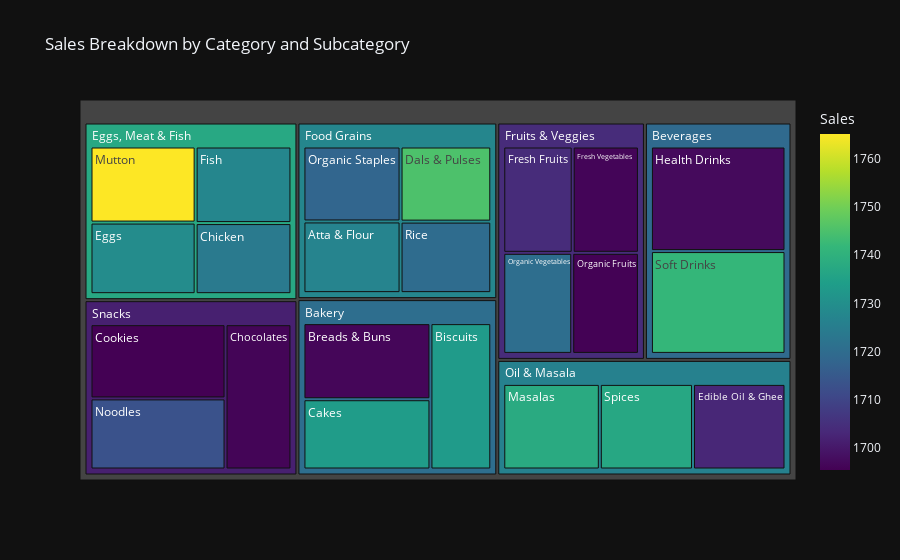

Notebook cell for this chart:
### Code cell
fig = px.treemap(df, path=['Category', 'Sub Category'], values='Sales',
                 title='Sales Breakdown by Category and Subcategory',
                 color='Sales', color_continuous_scale='Viridis')
fig.show()

### Figure 1 — Plotly figure (JSON) as saved in the notebook; plotly's stock layout.template omitted (floating-point values rounded to 4 significant figures)
{"data": [{"branchvalues": "total", "customdata": [[1738.0], [1697.0], [1727.0], [1696.0], [1718.0], [1704.0], [1733.0], [1734.0], [1696.0], [1729.0], [1695.0], [1724.0], [1703.0], [1765.0], [1742.0], [1745.0], [1721.0], [1713.0], [1695.0], [1728.0], [1737.0], [1720.0], [1696.0], [1726.0], [1719.0], [1727.0], [1704.0], [1720.0], [1701.0], [1737.0]], "domain": {"x": [0, 1], "y": [0, 1]}, "hovertemplate": "labels=%{label}<br>Sales_sum=%{value}<br>parent=%{parent}<br>id=%{id}<br>Sales=%{color}<extra></extra>", "ids": ["Oil & Masala/Masalas", "Beverages/Health Drinks", "Food Grains/Atta & Flour", "Fruits & Veggies/Fresh Vegetables", "Food Grains/Organic Staples", "Fruits & Veggies/Fresh Fruits", "Bakery/Biscuits", "Bakery/Cakes", "Snacks/Chocolates", "Eggs, Meat & Fish/Eggs", "Snacks/Cookies", "Eggs, Meat & Fish/Chicken", "Oil & Masala/Edible Oil & Ghee", "Eggs, Meat & Fish/Mutton", "Beverages/Soft Drinks", "Food Grains/Dals & Pulses", "Fruits & Veggies/Organic Vegetables", "Snacks/Noodles", "Fruits & Veggies/Organic Fruits", "Eggs, Meat & Fish/Fish", "Oil & Masala/Spices", "Food Grains/Rice", "Bakery/Breads & Buns", "Oil & Masala", "Beverages", "Food Grains", "Fruits & Veggies", "Bakery", "Snacks", "Eggs, Meat & Fish"], "labels": ["Masalas", "Health Drinks", "Atta & Flour", "Fresh Vegetables", "Organic Staples", "Fresh Fruits", "Biscuits", "Cakes", "Chocolates", "Eggs", "Cookies", "Chicken", "Edible Oil & Ghee", "Mutton", "Soft Drinks", "Dals & Pulses", "Organic Vegetables", "Noodles", "Organic Fruits", "Fish", "Spices", "Rice", "Breads & Buns", "Oil & Masala", "Beverages", "Food Grains", "Fruits & Veggies", "Bakery", "Snacks", "Eggs, Meat & Fish"], "marker": {"coloraxis": "coloraxis", "colors": [1738.0, 1697.0, 1727.0, 1696.0, 1718.0, 1704.0, 1733.0, 1734.0, 1696.0, 1729.0, 1695.0, 1724.0, 1703.0, 1765.0, 1742.0, 1745.0, 1721.0, 1713.0, 1695.0, 1728.0, 1737.0, 1720.0, 1696.0, 1726.0, 1719.0, 1727.0, 1704.0, 1720.0, 1701.0, 1737.0]}, "name": "", "parents": ["Oil & Masala", "Beverages", "Food Grains", "Fruits & Veggies", "Food Grains", "Fruits & Veggies", "Bakery", "Bakery", "Snacks", "Eggs, Meat & Fish", "Snacks", "Eggs, Meat & Fish", "Oil & Masala", "Eggs, Meat & Fish", "Beverages", "Food Grains", "Fruits & Veggies", "Snacks", "Fruits & Veggies", "Eggs, Meat & Fish", "Oil & Masala", "Food Grains", "Bakery", "", "", "", "", "", "", ""], "type": "treemap", "values": [697500.0, 1051000.0, 534600.0, 525800.0, 558900.0, 551200.0, 684100.0, 685600.0, 733900.0, 575200.0, 768200.0, 520500.0, 668100.0, 611200.0, 1034000.0, 523400.0, 520300.0, 735400.0, 503400.0, 560500.0, 672900.0, 498300.0, 742600.0, 2038000.0, 2085000.0, 2115000.0, 2101000.0, 2112000.0, 2238000.0, 2267000.0]}], "layout": {"coloraxis": {"colorbar": {"title": {"text": "Sales"}}, "colorscale": [[0, "#440154"], [0.1111, "#482878"], [0.2222, "#3e4989"], [0.3333, "#31688e"], [0.4444, "#26828e"], [0.5556, "#1f9e89"], [0.6667, "#35b779"], [0.7778, "#6ece58"], [0.8889, "#b5de2b"], [1, "#fde725"]]}, "legend": {"tracegroupgap": 0}, "title": {"text": "Sales Breakdown by Category and Subcategory"}}}
